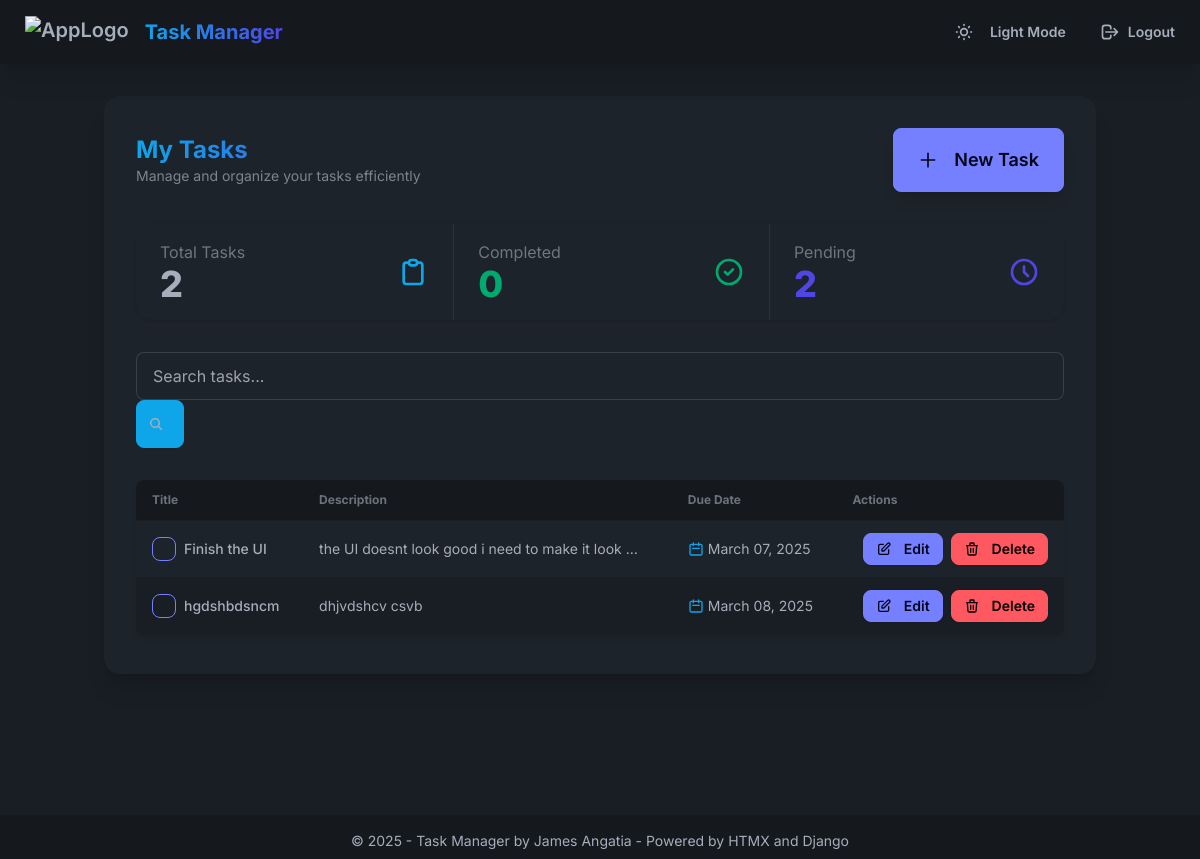
The app's page / (signed in), older data.
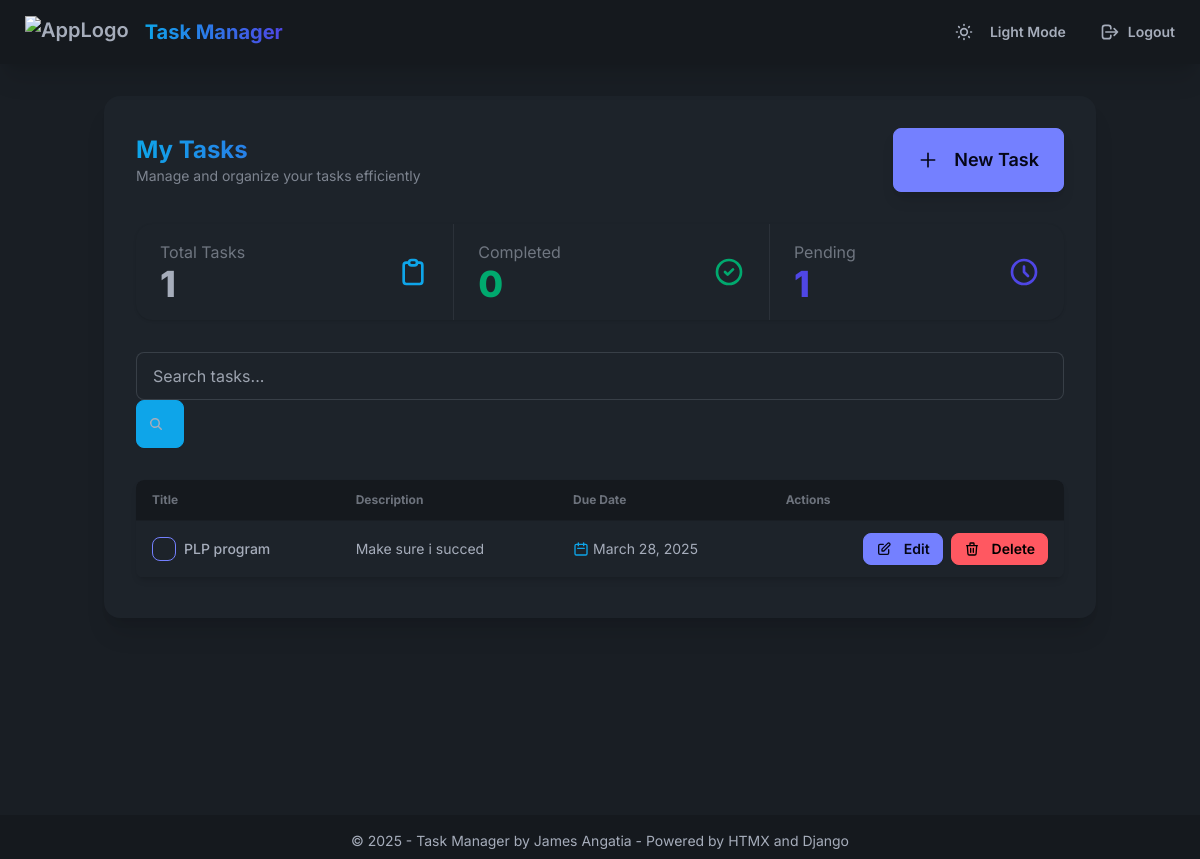
The same page, newer data.
### tasks/models.py (models this page shows, shortened)
class Task(models.Model):
    title = models.CharField(max_length=200,unique=True)
    description = models.TextField(blank=True)
    created_at = models.DateTimeField(auto_now_add=True)
    due_date = models.DateTimeField(null=True, blank=True)
    completed = models.BooleanField(default=False)
    user = models.ForeignKey(User, on_delete=models.CASCADE, related_name='tasks')
    class Meta:
        unique_together = ('user','title')

### tasks/views.py (the view)
# urls.py: path('', views.index, name='index'),
def index(request):
    if request.user.is_authenticated:
        tasks = request.user.tasks.all()
        completed_count = tasks.filter(completed=True).count()
        pending_count = tasks.filter(completed=False).count()
        context = {
            'tasks': tasks,
            'form': TaskForm(),
            'completed_count': completed_count,
            'pending_count': pending_count
        }
        return render(request, 'tasks/task.html', context)
    else:
        return render(request, 'tasks/welcome.html')

### tasks/forms.py (shortened to what this page needs)
class TaskForm(forms.ModelForm):
    title = forms.CharField(
                                widget=forms.TextInput(attrs={
                                'class': 'input input-bordered w-full',
                                'placeholder': 'Task Name',}),
                                required = True
                            )
    description = forms.CharField(
                                    widget=forms.Textarea(attrs={
                                    'class': 'textarea textarea-bordered w-full',
                                    'placeholder': 'Task Description',}),
                                    required = False
                                )
    due_date = forms.DateField(
                                widget=forms.DateInput(attrs={
                                'class': 'input input-bordered w-full',
                                'type': 'date',}),
                                required = True
                            )
    class Meta:
        model = Task
        fields = ['title', 'description', 'due_date']
        widgets = {
            'due_date': forms.DateInput(attrs={'type': 'date'})
        }

### tasks/templates/tasks/task.html (shortened to what this page needs)
{% extends 'base.html' %}
{% block content %}
<div class="min-h-[80vh]">
    <div class="card bg-base-100 shadow-xl">
        <div class="card-body">
            <div class="flex flex-col sm:flex-row justify-between items-center mb-6 gap-4">
                <div>
                    <h2 class="card-title text-2xl gradient-text font-bold">My Tasks</h2>
                    <p class="text-sm opacity-70">Manage and organize your tasks efficiently</p>
                </div>
                <button class="btn btn-primary btn-md sm:btn-lg shadow-lg hover:shadow-xl transition-all w-full sm:w-auto" onclick="task_modal.showModal()">
                    <svg xmlns="http://www.w3.org/2000/svg" class="h-5 w-5 mr-2" fill="none" viewBox="0 0 24 24" stroke="currentColor">
                        <path stroke-linecap="round" stroke-linejoin="round" stroke-width="2" d="M12 4v16m8-8H4" />
                    </svg>
                    New Task
                </button>
            </div>
            {% include 'tasks/partials/stats.html' %}
            <div class="form-control mb-6">
                <div class="input-group">
                    <input
                        type="text"
                        name="search"
                        placeholder="Search tasks..."
                        class="input input-bordered w-full focus:ring-2 focus:ring-primary/40"
                        hx-get="{% url 'tasks:search_task' %}"
                        hx-trigger="keyup delay:500ms, search"
                        hx-target="#task-list"
                        hx-indicator="#spinner"
                        hx-on::before-request="document.getElementById('task-list').style.opacity = 0.4;"
                        hx-on::after-request="document.getElementById('task-list').style.opacity = 1.0;"
                    >
                    <button class="btn btn-square bg-primary border-primary hover:bg-primary-focus hover:border-primary-focus">
                        <span id="search-icon">
                            <svg
                                xmlns="http://www.w3.org/2000/svg"
                                viewBox="0 0 16 16"
                                fill="currentColor"
                                class="h-4 w-4">
                                <path
                                fill-rule="evenodd"
                                d="M9.965 11.026a5 5 0 1 1 1.06-1.06l2.755 2.754a.75.75 0 1 1-1.06 1.06l-2.755-2.754ZM10.5 7a3.5 3.5 0 1 1-7 0 3.5 3.5 0 0 1 7 0Z"
                                clip-rule="evenodd" />
                            </svg>
                        </span>
                    </button>
                </div>
            </div>
            <div class="task-container rounded-lg">
                {% include 'tasks/partials/task-list.html' %}
            </div>
        </div>
    </div>
</div>
{% endblock %}

### tasks/templates/tasks/partials/task-row.html (shortened to what this page needs)
<tr data-task-id="{{ task.id }}" class="hover:bg-base-200">
    <td>
        <div class="flex items-center gap-2">
            <input type="checkbox" class="checkbox checkbox-primary"
                hx-post="{% url 'tasks:toggle_complete' task.id %}"
                hx-target="#task-list"
                hx-swap="innerHTML">
            <span class="font-medium {% if task.completed %}line-through text-gray-500{% endif %}">{{ task.title }}</span>
        </div>
    </td>
    <td class="{% if task.completed %}line-through text-gray-500{% endif %} hidden md:table-cell">
        <div class="truncate max-w-xs">
            {{ task.description|default:"No description" }}
        </div>
    </td>
    <td class="{% if task.completed %}line-through text-gray-500{% endif %} hidden sm:table-cell">
        <div class="flex items-center">
            <svg xmlns="http://www.w3.org/2000/svg" class="h-4 w-4 mr-1 text-primary" fill="none" viewBox="0 0 24 24" stroke="currentColor">
                <path stroke-linecap="round" stroke-linejoin="round" stroke-width="2" d="M8 7V3m8 4V3m-9 8h10M5 21h14a2 2 0 002-2V7a2 2 0 00-2-2H5a2 2 0 00-2 2v12a2 2 0 002 2z" />
            </svg>
            {{ task.due_date|date:"F d, Y" }}
        </div>
    </td>
    <td>
        <div class="flex gap-2 justify-end">
            <button class="btn btn-primary btn-sm"
                hx-get="{% url 'tasks:update_task' task.id %}"
                hx-target="#edit-task-modal-container">
                <svg xmlns="http://www.w3.org/2000/svg" class="h-4 w-4" fill="none" viewBox="0 0 24 24" stroke="currentColor">
                    <path stroke-linecap="round" stroke-linejoin="round" stroke-width="2" d="M11 5H6a2 2 0 00-2 2v11a2 2 0 002 2h11a2 2 0 002-2v-5m-1.414-9.414a2 2 0 112.828 2.828L11.828 15H9v-2.828l8.586-8.586z" />
                </svg>
                <span class="hidden sm:inline ml-1">Edit</span>
            </button>
            <button class="btn btn-error btn-sm"
                hx-delete="{% url 'tasks:delete_task' task.id %}"
                hx-target="#task-list"
                hx-swap="innerHTML"
                hx-confirm="Are you sure you want to delete this task?">
                <svg xmlns="http://www.w3.org/2000/svg" class="h-4 w-4" fill="none" viewBox="0 0 24 24" stroke="currentColor">
                    <path stroke-linecap="round" stroke-linejoin="round" stroke-width="2" d="M19 7l-.867 12.142A2 2 0 0116.138 21H7.862a2 2 0 01-1.995-1.858L5 7m5 4v6m4-6v6m1-10V4a1 1 0 00-1-1h-4a1 1 0 00-1 1v3M4 7h16" />
                </svg>
                <span class="hidden sm:inline ml-1">Delete</span>
            </button>
        </div>
    </td>
</tr>

Row changes from the older to the newer data that the page shows:
removed Task: title "Finish the UI", description "the UI doesnt look good i need to make it look…", due_date "March 07, 2025"
removed Task: title "hgdshbdsncm", description "dhjvdshcv csvb", due_date "March 08, 2025"
added Task: title "PLP program", description "Make sure i succed", due_date "March 28, 2025"
Text that changed along with them:
{{ tasks|length }}: "2" → "1"
{{ pending_count }}: "2" → "1"
